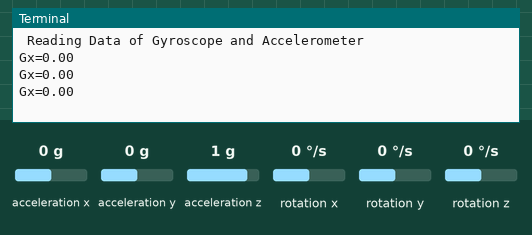
Bench run of a program on a simulated Raspberry Pi (BCM pin numbers). On the bench: the last lines printed to the terminal. Inputs (shaded band) come from the test bench; at power-on: rotation x 0 °/s, acceleration x 0 g, acceleration y 0 g, acceleration z 1 g, rotation y 0 °/s, rotation z 0 °/s.

Above: at 1.2 s.
1.3 s: rotation x set to -192 °/s
At 1.9 s:
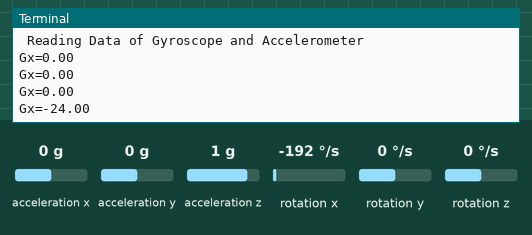
2.8 s: rotation x set to -100 °/s
At 3.5 s:
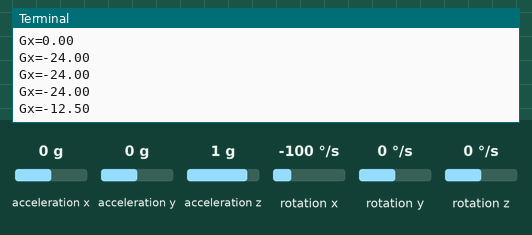
Timing chart, 0 to 5.8 s (numbered marks = the images above; inputs shaded):
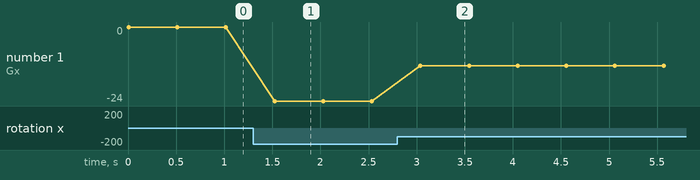

The program:

main.py
```python
import smbus
from time import sleep

# MPU6050 Register Addresses
PWR_MGMT_1   = 0x6B
SMPLRT_DIV   = 0x19
CONFIG       = 0x1A
GYRO_CONFIG  = 0x1B
INT_ENABLE   = 0x38
ACCEL_XOUT_H = 0x3B
ACCEL_YOUT_H = 0x3D
ACCEL_ZOUT_H = 0x3F
GYRO_XOUT_H  = 0x43
GYRO_YOUT_H  = 0x45
GYRO_ZOUT_H  = 0x47

def MPU_Init():
  #Write to sample rate register
  # Sample rate = Gyroscope output rate / (1 + SMPLRT_DIV)
  bus.write_byte_data(Device_Address, SMPLRT_DIV, 7)

  #Write to power management register
  # PLL with X axis gyroscope reference
  bus.write_byte_data(Device_Address, PWR_MGMT_1, 1)

  #Write to Configuration register
  # Input disabled
  # Accelerometer: Bandwidth 260Hz, Delay 0ms
  # Gyroscope: Bandwidth 256Hz, Delay 0.98ms, Fs 8kHz
  bus.write_byte_data(Device_Address, CONFIG, 0)

  #Write to Gyro configuration register
  # Full scale range: +- 1000 degrees/s
  bus.write_byte_data(Device_Address, GYRO_CONFIG, 24)

  #Write to interrupt enable register
  # Enable Data Ready interrupt, which occurs each time a write
  # operation to all of the sensor registers has been completed
  bus.write_byte_data(Device_Address, INT_ENABLE, 1)

def read_raw_data(addr):
  #Accelero and Gyro value are 16-bit
        high = bus.read_byte_data(Device_Address, addr)
        low = bus.read_byte_data(Device_Address, addr+1)

        #concatenate higher and lower value
        value = ((high << 8) | low)

        #to get signed value from mpu6050
        if(value > 32768):
                value = value - 65536
        return value


bus = smbus.SMBus(1) 	# or bus = smbus.SMBus(0) for older version boards
Device_Address = 0x68   # MPU6050 device address

MPU_Init()

print (" Reading Data of Gyroscope and Accelerometer")

while True:

  #Read Accelerometer raw value
  acc_x = read_raw_data(ACCEL_XOUT_H)
  acc_y = read_raw_data(ACCEL_YOUT_H)
  acc_z = read_raw_data(ACCEL_ZOUT_H)

  #Read Gyroscope raw value
  gyro_x = read_raw_data(GYRO_XOUT_H)
  gyro_y = read_raw_data(GYRO_YOUT_H)
  gyro_z = read_raw_data(GYRO_ZOUT_H)

  #Full scale range +/- 250 degree/C as per sensitivity scale factor
  Ax = acc_x/16384.0
  Ay = acc_y/16384.0
  Az = acc_z/16384.0

  Gx = gyro_x/131.0
  Gy = gyro_y/131.0
  Gz = gyro_z/131.0

  #print ("Gx=%.2f" %Gx, "\tGy=%.2f" %Gy, "\tGz=%.2f" %Gz)
  #print ("Ax=%.2f g" %Ax, "\tAy=%.2f g" %Ay, "\tAz=%.2f g" %Az)
  #print ("")

  print ("Gx=%.2f" %Gx)
  #print ("Ax=%.2f g" %Ax)

#	print ("Gx=%.2f" %Gx, u'\u00b0'+ "/s", "\tGy=%.2f" %Gy, u'\u00b0'+ "/s", "\tGz=%.2f" %Gz, u'\u00b0'+ "/s", "\tAx=%.2f g" %Ax, "\tAy=%.2f g" %Ay, "\tAz=%.2f g" %Az)
  sleep(0.5)
```

Measured:
- after the input at 1.3 s, the terminal: prints a new line after 0.22 s (image 1)
- after the input at 2.8 s, the terminal: prints a new line after 0.24 s (image 2)
- plotted number 1: 0 → -24 after the input at 1.3 s, -24 → -12.5 after the input at 2.8 s
